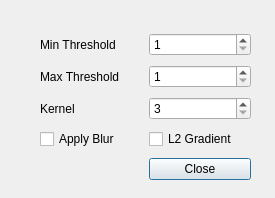
<?xml version="1.0" encoding="UTF-8"?>
<ui version="4.0">
 <class>CannyDialog</class>
 <widget class="QDialog" name="CannyDialog">
  <property name="windowModality">
   <enum>Qt::WindowModal</enum>
  </property>
  <property name="geometry">
   <rect>
    <x>0</x>
    <y>0</y>
    <width>275</width>
    <height>198</height>
   </rect>
  </property>
  <property name="windowTitle">
   <string>Dialog</string>
  </property>
  <widget class="QWidget" name="layoutWidget">
   <property name="geometry">
    <rect>
     <x>40</x>
     <y>30</y>
     <width>211</width>
     <height>158</height>
    </rect>
   </property>
   <layout class="QGridLayout" name="gridLayout">
    <item row="4" column="0">
     <widget class="QCheckBox" name="CannyCheckBox">
      <property name="text">
       <string>Apply Blur</string>
      </property>
     </widget>
    </item>
    <item row="4" column="1">
     <widget class="QCheckBox" name="CannyLtwoCheckBox">
      <property name="text">
       <string>L2 Gradient</string>
      </property>
     </widget>
    </item>
    <item row="3" column="1">
     <widget class="QSpinBox" name="CannyKernelSpinBox">
      <property name="minimum">
       <number>3</number>
      </property>
      <property name="maximum">
       <number>7</number>
      </property>
      <property name="singleStep">
       <number>2</number>
      </property>
     </widget>
    </item>
    <item row="5" column="1">
     <widget class="QPushButton" name="CannyCancelButton">
      <property name="text">
       <string>Close</string>
      </property>
     </widget>
    </item>
    <item row="1" column="0">
     <widget class="QLabel" name="label">
      <property name="text">
       <string>Min Threshold</string>
      </property>
     </widget>
    </item>
    <item row="3" column="0">
     <widget class="QLabel" name="label_2">
      <property name="text">
       <string>Kernel</string>
      </property>
     </widget>
    </item>
    <item row="1" column="1">
     <widget class="QSpinBox" name="CannyThreshSpinBox">
      <property name="minimum">
       <number>1</number>
      </property>
     </widget>
    </item>
    <item row="2" column="0">
     <widget class="QLabel" name="label_3">
      <property name="text">
       <string>Max Threshold</string>
      </property>
     </widget>
    </item>
    <item row="2" column="1">
     <widget class="QSpinBox" name="CannyMaxThreshSpinBox">
      <property name="minimum">
       <number>1</number>
      </property>
     </widget>
    </item>
   </layout>
  </widget>
 </widget>
 <resources/>
 <connections/>
</ui>
